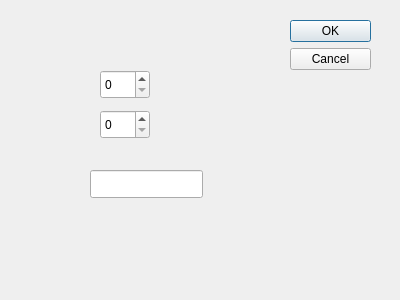
<?xml version="1.0" encoding="UTF-8"?>
<ui version="4.0">
 <class>Dialog</class>
 <widget class="QDialog" name="Dialog">
  <property name="geometry">
   <rect>
    <x>0</x>
    <y>0</y>
    <width>400</width>
    <height>300</height>
   </rect>
  </property>
  <property name="windowTitle">
   <string>Dialog</string>
  </property>
  <widget class="QDialogButtonBox" name="buttonBox">
   <property name="geometry">
    <rect>
     <x>290</x>
     <y>20</y>
     <width>81</width>
     <height>241</height>
    </rect>
   </property>
   <property name="orientation">
    <enum>Qt::Vertical</enum>
   </property>
   <property name="standardButtons">
    <set>QDialogButtonBox::Cancel|QDialogButtonBox::Ok</set>
   </property>
  </widget>
  <widget class="QSpinBox" name="spinBox">
   <property name="geometry">
    <rect>
     <x>100</x>
     <y>70</y>
     <width>50</width>
     <height>29</height>
    </rect>
   </property>
  </widget>
  <widget class="QSpinBox" name="spinBox_2">
   <property name="geometry">
    <rect>
     <x>100</x>
     <y>110</y>
     <width>50</width>
     <height>29</height>
    </rect>
   </property>
  </widget>
  <widget class="QLineEdit" name="lineEdit">
   <property name="geometry">
    <rect>
     <x>90</x>
     <y>170</y>
     <width>113</width>
     <height>28</height>
    </rect>
   </property>
  </widget>
 </widget>
 <resources/>
 <connections>
  <connection>
   <sender>buttonBox</sender>
   <signal>accepted()</signal>
   <receiver>Dialog</receiver>
   <slot>accept()</slot>
   <hints>
    <hint type="sourcelabel">
     <x>248</x>
     <y>254</y>
    </hint>
    <hint type="destinationlabel">
     <x>157</x>
     <y>274</y>
    </hint>
   </hints>
  </connection>
  <connection>
   <sender>buttonBox</sender>
   <signal>rejected()</signal>
   <receiver>Dialog</receiver>
   <slot>reject()</slot>
   <hints>
    <hint type="sourcelabel">
     <x>316</x>
     <y>260</y>
    </hint>
    <hint type="destinationlabel">
     <x>286</x>
     <y>274</y>
    </hint>
   </hints>
  </connection>
 </connections>
</ui>
